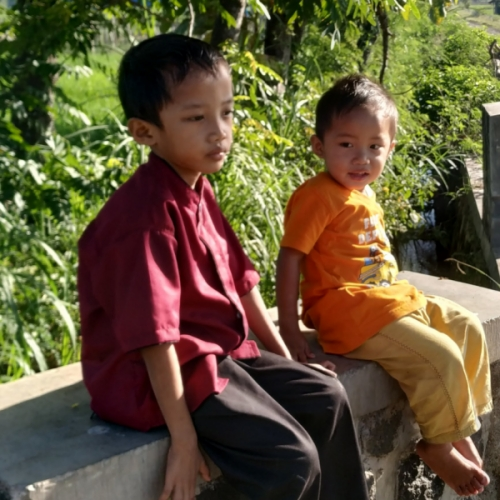
#> input picture images/sample.jpg, 500 x 500 px
$ python negative_transform.py
#> lines starting #> are read from the running program, lines starting #| are printed output that depends on the picture
import cv2
import numpy as np

img = cv2.imread('images/sample.jpg')
#> img is the input picture: shape (500, 500, 3); mean B, G, R 55.8, 85.3, 98.2
image = cv2.cvtColor(img, cv2.COLOR_BGR2GRAY)
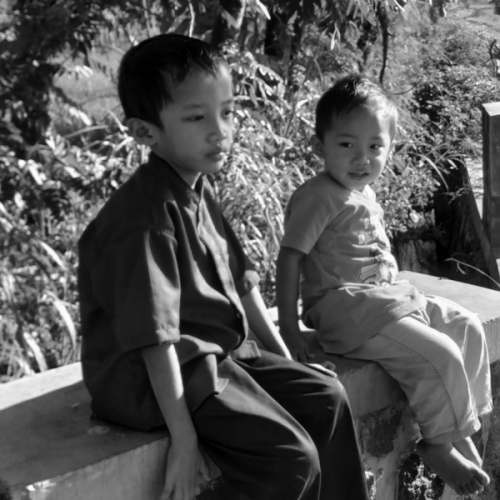
#> image: shape (500, 500); min 0, max 253, mean 85.8
h,w = image.shape
#> h = 500; w = 500

gr = np.zeros([h,w], dtype=np.uint8)

t = 110
for y in range(0, h):
  for x in range(0, w):
    v = int(img[y,x,0])

    gr[y, x] = 255 - v
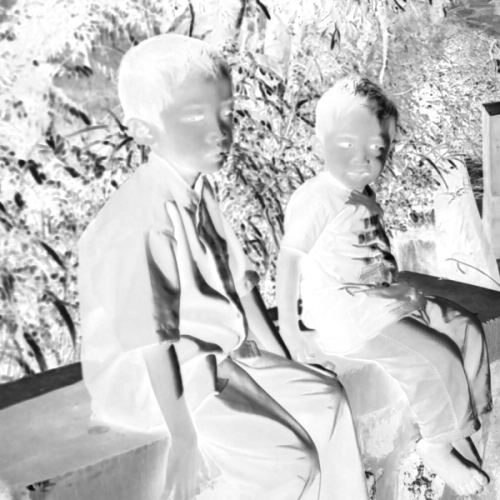
#> gr: shape (500, 500); min 5, max 255, mean 199.2

cv2.imshow('gray',gr)
cv2.waitKey(0)
cv2.destroyAllWindows()

$ run again, with images/clahe_1.jpg copied over images/sample.jpg
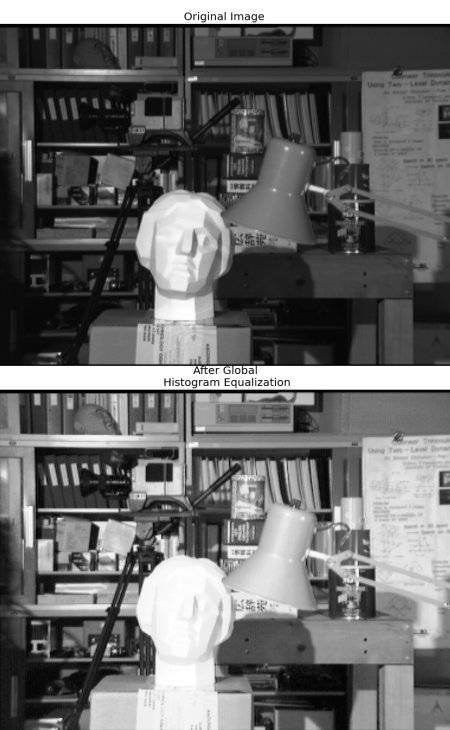
#> input picture images/clahe_1.jpg, 450 x 730 px
#> img is the input picture: shape (730, 450, 3); min 0, max 255, mean 107.8
#> after the loop `for y in range(0, h):`:
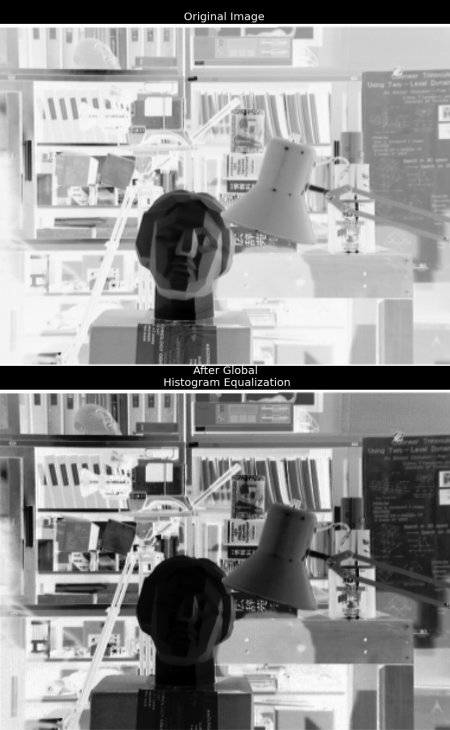
#> gr: shape (730, 450); min 0, max 255, mean 147.2

$ run again, with images/crossword.jpg copied over images/sample.jpg
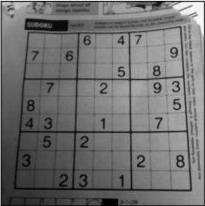
#> input picture images/crossword.jpg, 205 x 206 px
#> img is the input picture: shape (206, 205, 3); min 0, max 255, mean 111.6
#> after the loop `for y in range(0, h):`:
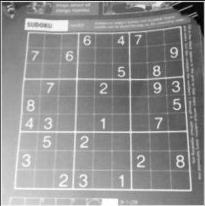
#> gr: shape (206, 205); min 0, max 255, mean 143.4
